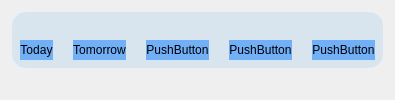
        <widget class="QWidget" name="tab_4">
         <attribute name="title">
          <string>Forecast</string>
         </attribute>
         <layout class="QVBoxLayout" name="verticalLayout_17" stretch="55,45">
          <item>
           <widget class="QWidget" name="ForecastWidget" native="true">
            <property name="styleSheet">
             <string notr="true">background-color: rgba(50, 150, 230, 0.12);


        border-radius: 15px;
        border: 1px solid rgba(255, 255, 255, 0.3);</string>
            </property>
            <layout class="QVBoxLayout" name="verticalLayout_19" stretch="80,20">
             <property name="spacing">
              <number>2</number>
             </property>
             <item>
              <widget class="QWidget" name="HourlyweatherWidget" native="true">
               <property name="styleSheet">
                <string notr="true">background-color: transparent;



        border: none;</string>
               </property>
               <layout class="QHBoxLayout" name="horizontalLayout_24">
                <item>
                 <layout class="QHBoxLayout" name="houlylayout"/>
                </item>
               </layout>
              </widget>
             </item>
             <item>
              <layout class="QHBoxLayout" name="horizontalLayout_21">
               <property name="spacing">
                <number>20</number>
               </property>
               <item>
                <widget class="QPushButton" name="Day1btn">
                 <property name="minimumSize">
                  <size>
                   <width>0</width>
                   <height>20</height>
                  </size>
                 </property>
                 <property name="styleSheet">
                  <string notr="true">QPushButton {
             background: rgb(113, 175, 247);
border: none;
color: black;

        }
        QPushButton:hover {
              background: qlineargradient(
        x1: 0, y1: 0, x2: 1, y2: 1,
        stop: 0 rgb(200, 200, 255),
        stop: 0.22 rgb(50, 155, 255),
        stop: 1 rgb(67, 155, 255)
    );
        }
QPushButton:checked {
       background: qlineargradient(
        x1: 0, y1: 0, x2: 1, y2: 1,
        stop: 0 rgb(200, 200, 255),
        stop: 0.22 rgb(50, 155, 255),
        stop: 1 rgb(67, 155, 255)
    );
    color: white;
}</string>
                 </property>
                 <property name="text">
                  <string>Today</string>
                 </property>
                 <property name="checkable">
                  <bool>true</bool>
                 </property>
                </widget>
               </item>
               <item>
                <widget class="QPushButton" name="Day2btn">
                 <property name="minimumSize">
                  <size>
                   <width>0</width>
                   <height>20</height>
                  </size>
                 </property>
                 <property name="styleSheet">
                  <string notr="true">QPushButton {
             background: rgb(113, 175, 247);
border: none;
color: black;

        }
        QPushButton:hover {
              background: qlineargradient(
        x1: 0, y1: 0, x2: 1, y2: 1,
        stop: 0 rgb(200, 200, 255),
        stop: 0.22 rgb(50, 155, 255),
        stop: 1 rgb(67, 155, 255)
    );
        }
QPushButton:checked {
       background: qlineargradient(
        x1: 0, y1: 0, x2: 1, y2: 1,
        stop: 0 rgb(200, 200, 255),
        stop: 0.22 rgb(50, 155, 255),
        stop: 1 rgb(67, 155, 255)
    );
    color: white;
}</string>
                 </property>
                 <property name="text">
                  <string>Tomorrow</string>
                 </property>
                 <property name="checkable">
                  <bool>true</bool>
                 </property>
                </widget>
               </item>
               <item>
                <widget class="QPushButton" name="Day3btn">
                 <property name="minimumSize">
                  <size>
                   <width>0</width>
                   <height>20</height>
                  </size>
                 </property>
                 <property name="styleSheet">
                  <string notr="true">QPushButton {
             background: rgb(113, 175, 247);
border: none;
color: black;

        }
        QPushButton:hover {
              background: qlineargradient(
        x1: 0, y1: 0, x2: 1, y2: 1,
        stop: 0 rgb(200, 200, 255),
        stop: 0.22 rgb(50, 155, 255),
        stop: 1 rgb(67, 155, 255)
    );
        }
QPushButton:checked {
       background: qlineargradient(
        x1: 0, y1: 0, x2: 1, y2: 1,
        stop: 0 rgb(200, 200, 255),
        stop: 0.22 rgb(50, 155, 255),
        stop: 1 rgb(67, 155, 255)
    );
    color: white;
}</string>
                 </property>
                 <property name="text">
                  <string>PushButton</string>
                 </property>
                 <property name="checkable">
                  <bool>true</bool>
                 </property>
                </widget>
               </item>
               <item>
                <widget class="QPushButton" name="Day4btn">
                 <property name="minimumSize">
                  <size>
                   <width>0</width>
                   <height>20</height>
                  </size>
                 </property>
                 <property name="styleSheet">
                  <string notr="true">QPushButton {
             background: rgb(113, 175, 247);
border: none;
color: black;

        }
        QPushButton:hover {
              background: qlineargradient(
        x1: 0, y1: 0, x2: 1, y2: 1,
        stop: 0 rgb(200, 200, 255),
        stop: 0.22 rgb(50, 155, 255),
        stop: 1 rgb(67, 155, 255)
    );
        }
QPushButton:checked {
       background: qlineargradient(
        x1: 0, y1: 0, x2: 1, y2: 1,
        stop: 0 rgb(200, 200, 255),
        stop: 0.22 rgb(50, 155, 255),
        stop: 1 rgb(67, 155, 255)
    );
    color: white;
}</string>
                 </property>
                 <property name="text">
                  <string>PushButton</string>
                 </property>
                 <property name="checkable">
                  <bool>true</bool>
                 </property>
                </widget>
               </item>
               <item>
                <widget class="QPushButton" name="Day5btn">
                 <property name="minimumSize">
                  <size>
                   <width>0</width>
                   <height>20</height>
                  </size>
                 </property>
                 <property name="styleSheet">
                  <string notr="true">QPushButton {
             background: rgb(113, 175, 247);
border: none;
color: black;

        }
        QPushButton:hover {
              background: qlineargradient(
        x1: 0, y1: 0, x2: 1, y2: 1,
        stop: 0 rgb(200, 200, 255),
        stop: 0.22 rgb(50, 155, 255),
        stop: 1 rgb(67, 155, 255)
    );
        }
QPushButton:checked {
       background: qlineargradient(
        x1: 0, y1: 0, x2: 1, y2: 1,
        stop: 0 rgb(200, 200, 255),
        stop: 0.22 rgb(50, 155, 255),
        stop: 1 rgb(67, 155, 255)
    );
    color: white;
}</string>
                 </property>
                 <property name="text">
                  <string>PushButton</string>
                 </property>
                 <property name="checkable">
                  <bool>true</bool>
                 </property>
                </widget>
               </item>
              </layout>
             </item>
            </layout>
           </widget>
          </item>
          <item>
           <layout class="QHBoxLayout" name="horizontalLayout_2" stretch="50,50">
            <item>
             <widget class="QWidget" name="widget" native="true">
              <layout class="QHBoxLayout" name="horizontalLayout_22">
               <property name="leftMargin">
                <number>11</number>
               </property>
               <property name="topMargin">
                <number>2</number>
               </property>
               <property name="rightMargin">
                <number>11</number>
               </property>
               <property name="bottomMargin">
                <number>2</number>
               </property>
               <item>
                <layout class="QHBoxLayout" name="Tempgraphlayout"/>
               </item>
              </layout>
             </widget>
            </item>
            <item>
             <widget class="QWidget" name="widget_3" native="true">
              <layout class="QVBoxLayout" name="verticalLayout_18">
               <property name="topMargin">
                <number>2</number>
               </property>
               <property name="bottomMargin">
                <number>2</number>
               </property>
               <item>
                <layout class="QHBoxLayout" name="MinMaxLayout"/>
               </item>
              </layout>
             </widget>
            </item>
           </layout>
          </item>
         </layout>
        </widget>
